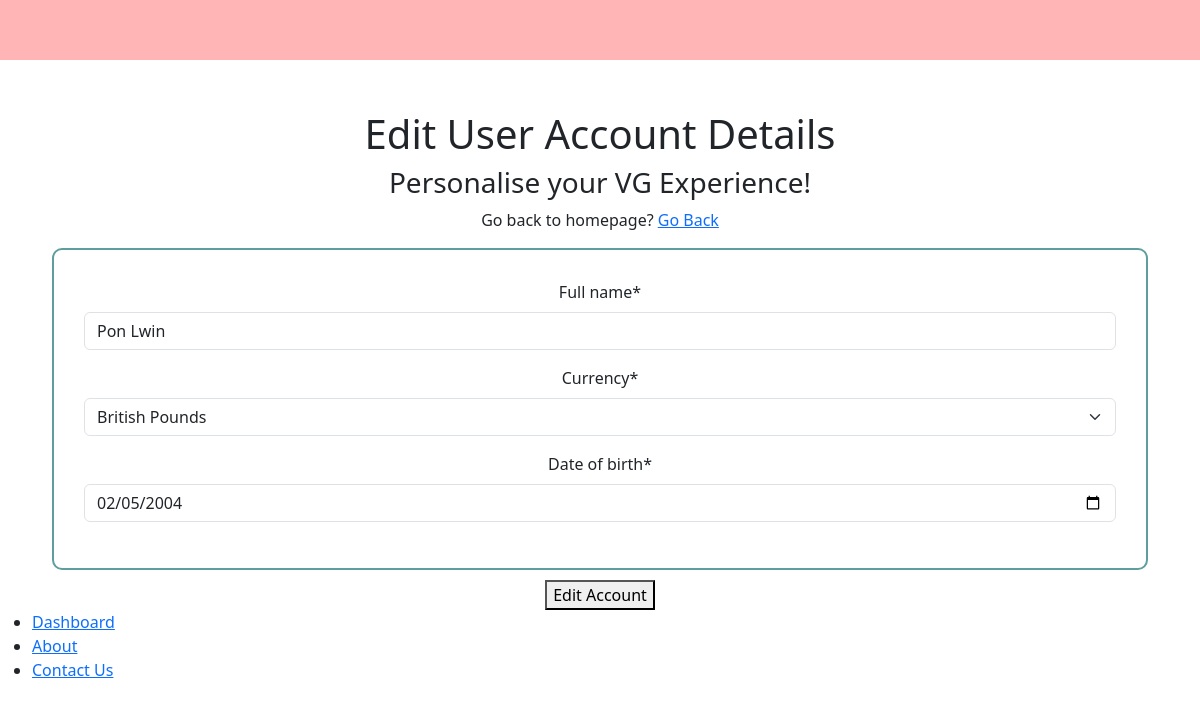
The page /edit-account/ (signed in) on the database its author committed.
### register/models.py (models this page shows, shortened)
class Comment(models.Model):
    id = models.UUIDField(primary_key=True, unique=True, default=uuid.uuid4, editable=False)
    user = models.OneToOneField(User, on_delete=models.CASCADE)
    account = models.OneToOneField(Account, on_delete=models.CASCADE, null=True, blank=True)
    full_name = models.CharField(max_length=100)
    currency = models.CharField(choices=CURRENCY, max_length=100)
    date_of_birth = models.DateField(auto_now_add=False)
    date = models.DateTimeField(auto_now_add=True)

### register/views.py (the view)
# urls.py: path("edit-account/", views.edit_user_detail_view, name="edit-account"),
@login_required
def edit_user_detail_view(request):
    user = request.user
    account = Account.objects.get(user=user)
    try:
        comment = Comment.objects.get(user=user)
    except:
        comment = None
    if request.method == "POST":
        form = CommentForm(request.POST, instance=comment)
        if form.is_valid():
            new_form = form.save(commit=False)
            new_form.user = user
            new_form.account = account
            new_form.save()
            messages.success(request, "Your user details have been updated successfully!.")
            return redirect("index")
    else:
        form = CommentForm(instance=comment)
    context = {"form": form, "account": account}
    return render(request, "user/edit-account-details.html", context)

### payapp/forms.py
class CommentForm(forms.ModelForm):
    class Meta:
        model = Comment
        fields = ['full_name', 'currency', 'date_of_birth']
        widgets = {
            "full_name": forms.TextInput(attrs={"placeholder": "Full Name"}),
            "date_of_birth": DateInput(attrs={"placeholder": "Date of Birth"})
        }

### templates/user/edit-account-details.html (shortened to what this page needs)
{% extends 'prefabs/user-dashboard-base.html' %}
{% load crispy_forms_filters %}
{% block content %}
    {% load static %}
    <section class="login-reg">
        <div class="overlay pt-120">
            <div class="container">
                <div>
                    <div>
                        <div class="center-rows" style="text-align: center; padding-top: 50px;">
                            <h1>Edit User Account Details</h1>
                            <h3>Personalise your VG Experience!</h3>
                            <p>Go back to homepage? <a href="/./">Go Back</a></p>
                        </div>
                        <form method="POST">
                            <div class="center-rows" style="text-align: center;">
                                <div style="margin: 10px 10px 10px 10px; border: 2px solid cadetblue; border-radius: 10px; padding: 30px;">
                                    {{ form|crispy }}
                                </div>
                                <button class="" type="submit">Edit Account</button>
                            </div>
                        </form>
                    </div>
                </div>
            </div>
        </div>
    </section>
{% endblock content %}

### rows shown on the page
Comment: full_name "Pon Lwin", currency "British Pounds", date_of_birth "02/05/2004"
